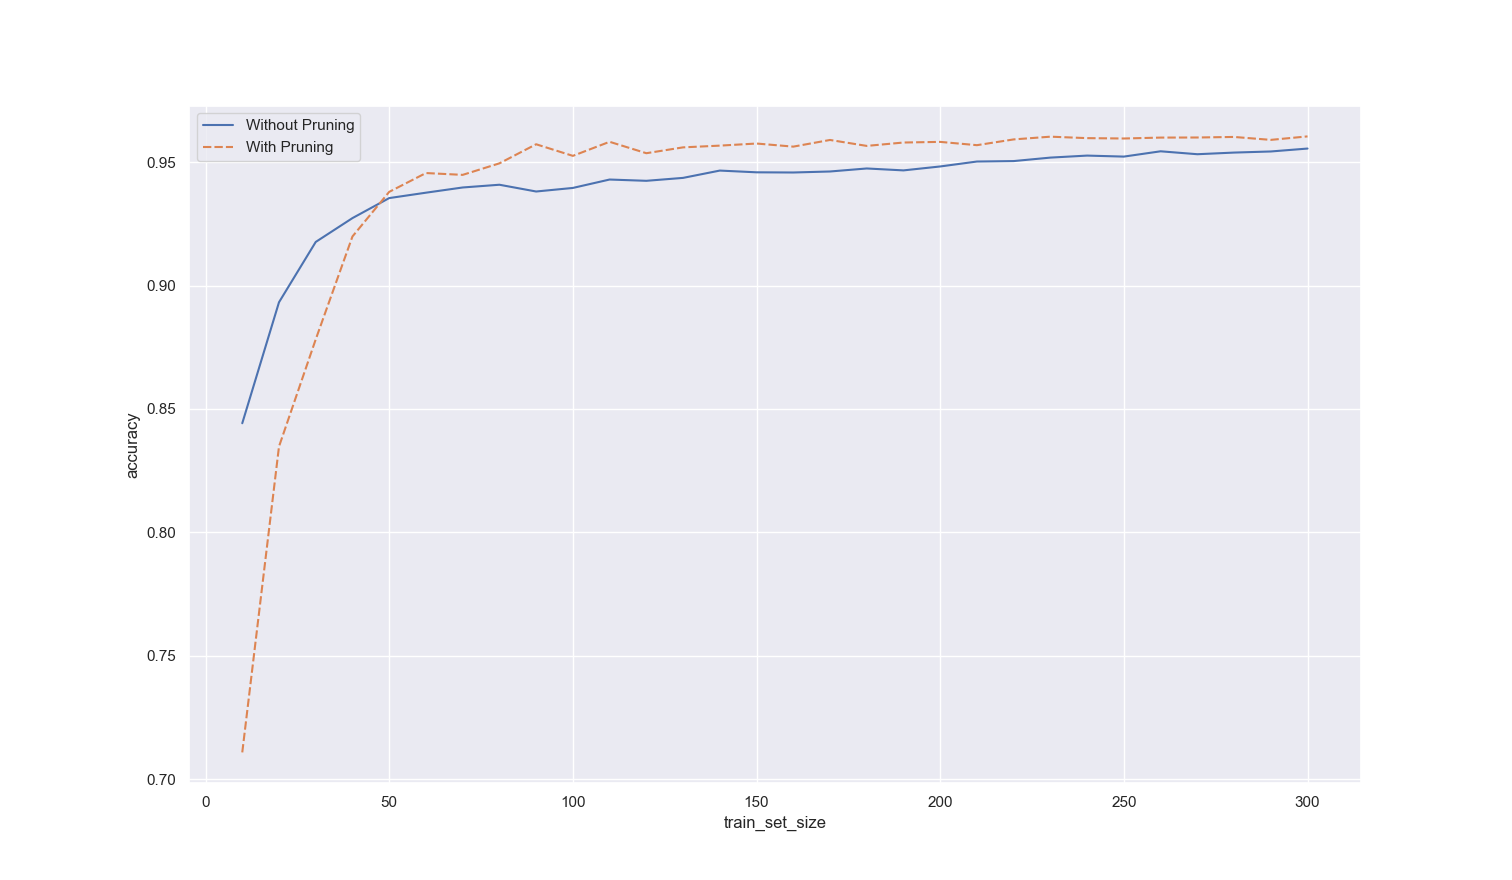

Python code for this plot:
import statistics

import matplotlib.pyplot as plt
import seaborn as sns

import ID3
import parse
import random


def plot_house_file_decision_tree():
    max_train_set_size = 300
    without_pruning_by_train_size = {}
    with_pruning_by_train_size = {}
    data = parse.parse('house_votes_84.data')
    random.shuffle(data)
    test = data[max_train_set_size:]
    data_minus_test = data[:max_train_set_size]
    for train_set_size in range(10, max_train_set_size + 1, 2):
        valid_set_size = train_set_size * 1 // 5
        without_pruning = []
        with_pruning = []
        print('Train set size: {}'.format(train_set_size))
        for i in range(100):
            random.shuffle(data_minus_test)
            train = data_minus_test[:train_set_size - valid_set_size]
            valid = data_minus_test[train_set_size - valid_set_size:train_set_size]

            tree = ID3.ID3(train, 'democrat')
            acc = ID3.test(tree, test)
            without_pruning.append(acc)

            ID3.prune(tree, valid)
            acc = ID3.test(tree, test)
            with_pruning.append(acc)

        without_pruning_by_train_size[train_set_size] = statistics.mean(without_pruning)
        with_pruning_by_train_size[train_set_size] = statistics.mean(with_pruning)
    sns.set()
    sns.lineplot({'Without Pruning': without_pruning_by_train_size,
                  'With Pruning': with_pruning_by_train_size})
    plt.xlabel('train_set_size')
    plt.ylabel('accuracy')
    plt.show()


if __name__ == '__main__':
    plot_house_file_decision_tree()
